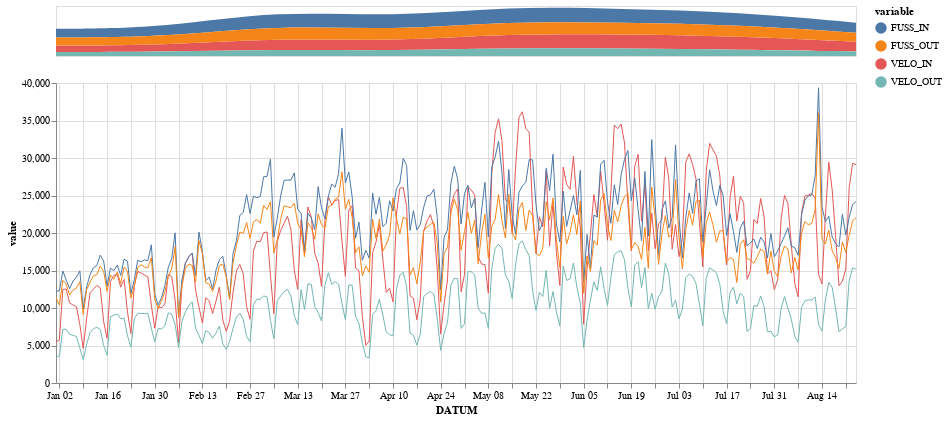

Notebook source saved alongside this figure:
### Code cell
#aktuell nimmt die Zeitreihe nicht das laufende Jahr auf.

#months = df_zeitreihe_tb.resample("M").min()
#years = df_zeitreihe_tb.resample("Y").min()

brush = alt.selection(type='interval', encodings=['x'])

upper = alt.Chart(df_month_sums[['VELO_IN', 'VELO_OUT', 'FUSS_IN', 'FUSS_OUT']].reset_index().melt("DATUM")).mark_area(interpolate="basis").encode(
    x = alt.X('DATUM:T', axis=None),
    y = alt.Y('value:Q', axis=None),
    color='variable'
).properties(width=800, height=50).add_selection(brush)

lower = alt.Chart(df_day_sums[['VELO_IN', 'VELO_OUT', 'FUSS_IN', 'FUSS_OUT']].reset_index().melt("DATUM")).mark_line(strokeWidth=1).encode(
    x = alt.X('DATUM:T', scale=alt.Scale(domain=brush)),
    y='value',
    color='variable',
).properties(width=800, height=300)

upper & lower

### Figure 1 — Vega-Lite specification as saved in the notebook (floating-point values rounded to 4 significant figures; data arrays with more than 128 entries replaced by an {"elided": "..."} marker saying what was removed)
{"config": {"view": {"continuousWidth": 400, "continuousHeight": 300}}, "vconcat": [{"data": {"name": "data-d8944ac4aef0830e7e12d01adefe63c9"}, "mark": {"type": "area", "interpolate": "basis"}, "encoding": {"color": {"type": "nominal", "field": "variable"}, "x": {"type": "temporal", "axis": null, "field": "DATUM"}, "y": {"type": "quantitative", "axis": null, "field": "value"}}, "height": 50, "selection": {"selector046": {"type": "interval", "encodings": ["x"]}}, "width": 800}, {"data": {"name": "data-9241a99d7a8f95eb91ecc9d412e87182"}, "mark": {"type": "line", "strokeWidth": 1}, "encoding": {"color": {"type": "nominal", "field": "variable"}, "x": {"type": "temporal", "field": "DATUM", "scale": {"domain": {"selection": "selector046"}}}, "y": {"type": "quantitative", "field": "value"}}, "height": 300, "width": 800}], "$schema": "https://vega.github.io/schema/vega-lite/v4.8.1.json", "datasets": {"data-d8944ac4aef0830e7e12d01adefe63c9": [{"DATUM": "2022-01-31T00:00:00", "variable": "VELO_IN", "value": 336800.0}, {"DATUM": "2022-02-28T00:00:00", "variable": "VELO_IN", "value": 331900.0}, {"DATUM": "2022-03-31T00:00:00", "variable": "VELO_IN", "value": 592000.0}, {"DATUM": "2022-04-30T00:00:00", "variable": "VELO_IN", "value": 487300.0}, {"DATUM": "2022-05-31T00:00:00", "variable": "VELO_IN", "value": 756600.0}, {"DATUM": "2022-06-30T00:00:00", "variable": "VELO_IN", "value": 730500.0}, {"DATUM": "2022-07-31T00:00:00", "variable": "VELO_IN", "value": 696800.0}, {"DATUM": "2022-08-31T00:00:00", "variable": "VELO_IN", "value": 501400.0}, {"DATUM": "2022-01-31T00:00:00", "variable": "VELO_OUT", "value": 211700.0}, {"DATUM": "2022-02-28T00:00:00", "variable": "VELO_OUT", "value": 208800.0}, {"DATUM": "2022-03-31T00:00:00", "variable": "VELO_OUT", "value": 341200.0}, {"DATUM": "2022-04-30T00:00:00", "variable": "VELO_OUT", "value": 273000.0}, {"DATUM": "2022-05-31T00:00:00", "variable": "VELO_OUT", "value": 413900.0}, {"DATUM": "2022-06-30T00:00:00", "variable": "VELO_OUT", "value": 393200.0}, {"DATUM": "2022-07-31T00:00:00", "variable": "VELO_OUT", "value": 338700.0}, {"DATUM": "2022-08-31T00:00:00", "variable": "VELO_OUT", "value": 240300.0}, {"DATUM": "2022-01-31T00:00:00", "variable": "FUSS_IN", "value": 447600.0}, {"DATUM": "2022-02-28T00:00:00", "variable": "FUSS_IN", "value": 469600.0}, {"DATUM": "2022-03-31T00:00:00", "variable": "FUSS_IN", "value": 769800.0}, {"DATUM": "2022-04-30T00:00:00", "variable": "FUSS_IN", "value": 686500.0}, {"DATUM": "2022-05-31T00:00:00", "variable": "FUSS_IN", "value": 772100.0}, {"DATUM": "2022-06-30T00:00:00", "variable": "FUSS_IN", "value": 718000.0}, {"DATUM": "2022-07-31T00:00:00", "variable": "FUSS_IN", "value": 676000.0}, {"DATUM": "2022-08-31T00:00:00", "variable": "FUSS_IN", "value": 529200.0}, {"DATUM": "2022-01-31T00:00:00", "variable": "FUSS_OUT", "value": 416100.0}, {"DATUM": "2022-02-28T00:00:00", "variable": "FUSS_OUT", "value": 434700.0}, {"DATUM": "2022-03-31T00:00:00", "variable": "FUSS_OUT", "value": 680800.0}, {"DATUM": "2022-04-30T00:00:00", "variable": "FUSS_OUT", "value": 569500.0}, {"DATUM": "2022-05-31T00:00:00", "variable": "FUSS_OUT", "value": 643900.0}, {"DATUM": "2022-06-30T00:00:00", "variable": "FUSS_OUT", "value": 608500.0}, {"DATUM": "2022-07-31T00:00:00", "variable": "FUSS_OUT", "value": 584500.0}, {"DATUM": "2022-08-31T00:00:00", "variable": "FUSS_OUT", "value": 464000.0}], "data-9241a99d7a8f95eb91ecc9d412e87182": {"elided": "944 records"}}}
